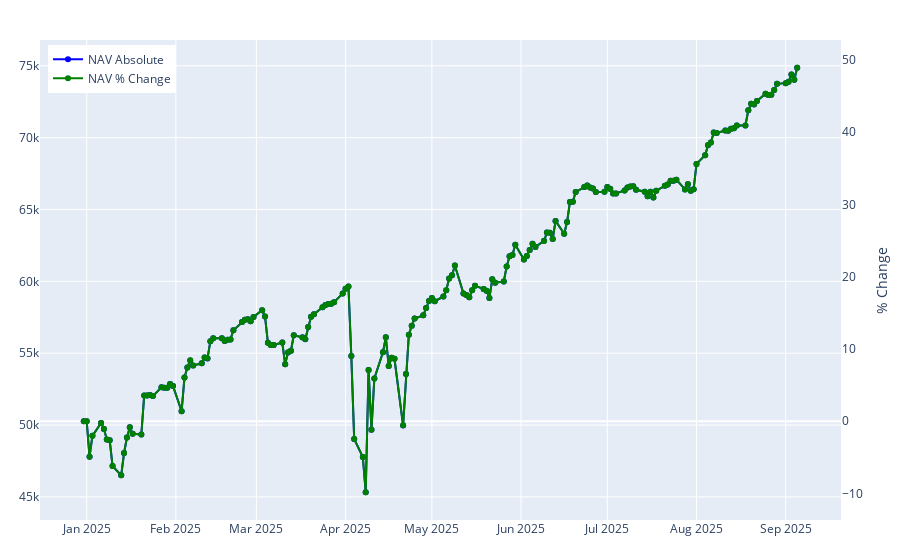

The notebook cell saved with this chart:
### Code cell
import pandas as pd
import plotly.graph_objects as go

nav_series = s.sort_index()
nav_pct = ((nav_series / nav_series.iloc[0] - 1) * 100).round(2)

fig = go.Figure()

fig.add_trace(go.Scatter(
    x=nav_series.index,
    y=nav_series.values,
    mode='lines+markers',
    name='NAV Absolute',
    line=dict(color='blue')
))

fig.add_trace(go.Scatter(
    x=nav_series.index,
    y=nav_pct.values,
    mode='lines+markers',
    name='NAV % Change',
    yaxis='y2',
    line=dict(color='green')
))

fig.update_layout(
    # title='NAV Over Time',
    # xaxis_title='Date',
    yaxis=dict(
        # title='NAV Absolute',
        side='left',
        showgrid=True
    ),
    yaxis2=dict(
        title='% Change',
        overlaying='y',
        side='right',
        showgrid=False
    ),
    legend=dict(x=0.01, y=0.99),
    margin=dict(l=40, r=40, t=40, b=40),  # tight margins
    autosize=True

)

fig.show()

### Figure 1 — Plotly figure (JSON) as saved in the notebook; plotly's stock layout.template omitted (floating-point values rounded to 4 significant figures; data arrays with more than 128 entries replaced by an {"elided": "..."} marker saying what was removed)
{"data": [{"line": {"color": "blue"}, "mode": "lines+markers", "name": "NAV Absolute", "type": "scatter", "x": {"elided": "179 str values"}, "y": {"elided": "179 float values"}}, {"line": {"color": "green"}, "mode": "lines+markers", "name": "NAV % Change", "type": "scatter", "x": {"elided": "179 str values"}, "y": {"elided": "179 float values"}, "yaxis": "y2"}], "layout": {"autosize": true, "legend": {"x": 0.01, "y": 0.99}, "margin": {"b": 40, "l": 40, "r": 40, "t": 40}, "yaxis": {"showgrid": true, "side": "left"}, "yaxis2": {"overlaying": "y", "showgrid": false, "side": "right", "title": {"text": "% Change"}}}}
